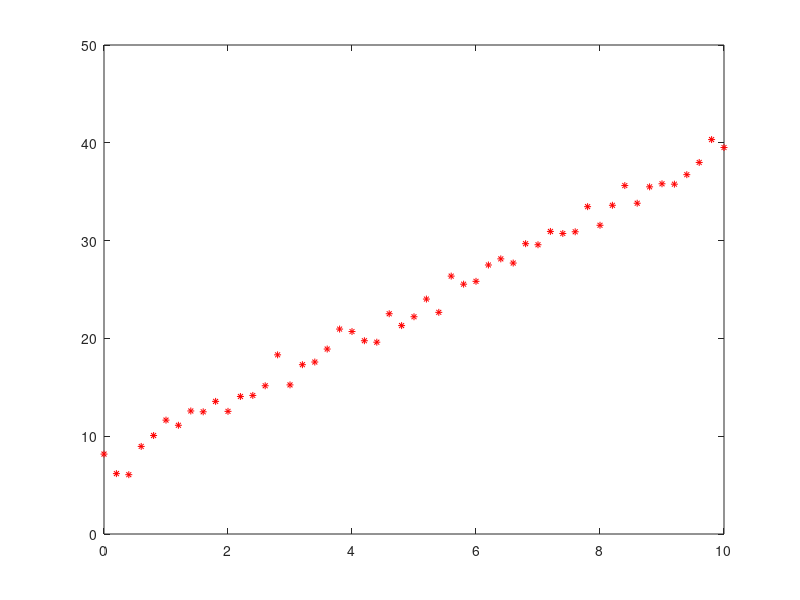

This chart was generated by the following MATLAB code: (Note: this script raises an error after producing the figure.)
% Jason M Graham
% 03/14/18
% speedDataAanalysis.m
% Script imports data from speedData.csv in a matrix M
% the data is plotted and then a best fit line is determined to model the 
% data
% The best fit line is plotted 
% note that we use built-in function fminsearch
% along with linearSpeed.m and speedError.m

% set global data matrix to be used in speedError function
global M

% read in data
M = csvread('speedData.csv');

% obtain vectors corresponding to columns of data matrix 
t = M(:,1);
sd = M(:,2);

% plot the data
figure(1)
plot(t,sd,'*r','MarkerSize',5)
hold on

% set some sample parameter values and 
g = [3 7];
a = g(1);
b = g(2);
sg = linearSpeed(t,a,b);

% overlay model graph on top of data
plot(t,sg,'--g','LineWidth',3)
legend('data','guess')
title(['Sample model for speed s = at + b with parameters a = ', num2str(a), ' b = ', num2str(b)])
xlabel('time (t)')
ylabel('speed (s)')

% compute and display error for the particular parameters 
e1 = speedError(g);
disp(['Error in speed function for a = ',num2str(a),' and b = ',num2str(b),' is err = ',num2str(e1)])

% minimize error function to obtain best fit parameters


%Gradient Descent function
X = fminsearch(@speedError,g);


a = X(1);
b = X(2);
% evaluate best fit model
s = linearSpeed(t,a,b);
% compute the best fit error
e2 = speedError(g);
% display error 
disp(['Minimum error in speed function for  a = ',num2str(a),' and b = ',num2str(b),' is err = ',num2str(e2)])

% plot the data
figure(2)
plot(t,sd,'*r','MarkerSize',5)
hold on

% over best fit model on top of data
plot(t,s,'-b','LineWidth',3)
legend('data','model')
title(['Data best linear fit for speed s = at+b with a = ', num2str(a), ' b = ', num2str(b)])
xlabel('time (t)')
ylabel('speed (s)')


